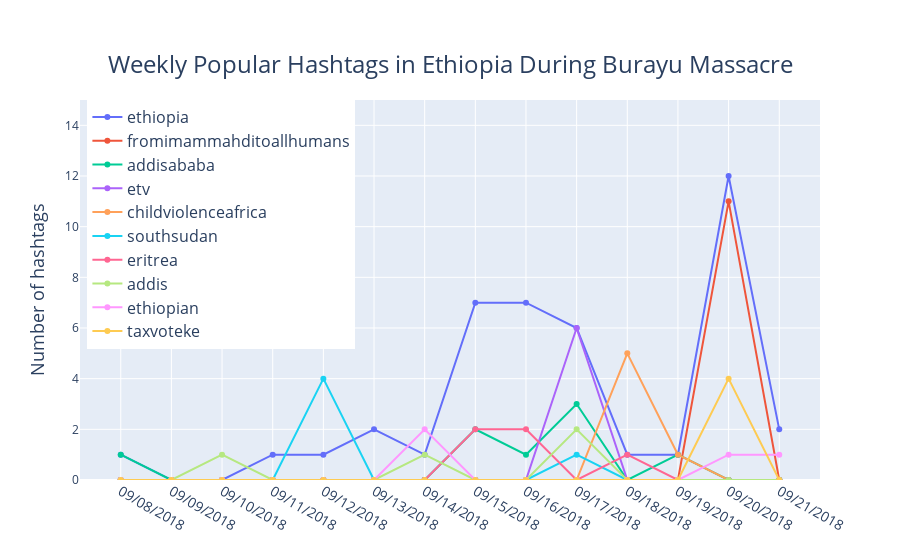

Source (notebook cell):
### Code cell
plot_weekly_popular_hashtags('ET','09/15/2018',True,title="Weekly Popular Hashtags in Ethiopia During Burayu Massacre")

### Figure 1 — Plotly figure (JSON) as saved in the notebook; plotly's stock layout.template omitted (floating-point values rounded to 4 significant figures)
{"data": [{"name": "ethiopia", "type": "scatter", "x": ["09/08/2018", "09/09/2018", "09/10/2018", "09/11/2018", "09/12/2018", "09/13/2018", "09/14/2018", "09/15/2018", "09/16/2018", "09/17/2018", "09/18/2018", "09/19/2018", "09/20/2018", "09/21/2018"], "y": [1, 0, 0, 1, 1, 2, 1, 7, 7, 6, 1, 1, 12, 2]}, {"name": "fromimammahditoallhumans", "type": "scatter", "x": ["09/08/2018", "09/09/2018", "09/10/2018", "09/11/2018", "09/12/2018", "09/13/2018", "09/14/2018", "09/15/2018", "09/16/2018", "09/17/2018", "09/18/2018", "09/19/2018", "09/20/2018", "09/21/2018"], "y": [0, 0, 0, 0, 0, 0, 0, 0, 0, 0, 0, 0, 11, 0]}, {"name": "addisababa", "type": "scatter", "x": ["09/08/2018", "09/09/2018", "09/10/2018", "09/11/2018", "09/12/2018", "09/13/2018", "09/14/2018", "09/15/2018", "09/16/2018", "09/17/2018", "09/18/2018", "09/19/2018", "09/20/2018", "09/21/2018"], "y": [1, 0, 0, 0, 0, 0, 0, 2, 1, 3, 0, 1, 0, 0]}, {"name": "etv", "type": "scatter", "x": ["09/08/2018", "09/09/2018", "09/10/2018", "09/11/2018", "09/12/2018", "09/13/2018", "09/14/2018", "09/15/2018", "09/16/2018", "09/17/2018", "09/18/2018", "09/19/2018", "09/20/2018", "09/21/2018"], "y": [0, 0, 0, 0, 0, 0, 0, 0, 0, 6, 0, 0, 0, 0]}, {"name": "childviolenceafrica", "type": "scatter", "x": ["09/08/2018", "09/09/2018", "09/10/2018", "09/11/2018", "09/12/2018", "09/13/2018", "09/14/2018", "09/15/2018", "09/16/2018", "09/17/2018", "09/18/2018", "09/19/2018", "09/20/2018", "09/21/2018"], "y": [0, 0, 0, 0, 0, 0, 0, 0, 0, 0, 5, 1, 0, 0]}, {"name": "southsudan", "type": "scatter", "x": ["09/08/2018", "09/09/2018", "09/10/2018", "09/11/2018", "09/12/2018", "09/13/2018", "09/14/2018", "09/15/2018", "09/16/2018", "09/17/2018", "09/18/2018", "09/19/2018", "09/20/2018", "09/21/2018"], "y": [0, 0, 0, 0, 4, 0, 0, 0, 0, 1, 0, 0, 0, 0]}, {"name": "eritrea", "type": "scatter", "x": ["09/08/2018", "09/09/2018", "09/10/2018", "09/11/2018", "09/12/2018", "09/13/2018", "09/14/2018", "09/15/2018", "09/16/2018", "09/17/2018", "09/18/2018", "09/19/2018", "09/20/2018", "09/21/2018"], "y": [0, 0, 0, 0, 0, 0, 0, 2, 2, 0, 1, 0, 0, 0]}, {"name": "addis", "type": "scatter", "x": ["09/08/2018", "09/09/2018", "09/10/2018", "09/11/2018", "09/12/2018", "09/13/2018", "09/14/2018", "09/15/2018", "09/16/2018", "09/17/2018", "09/18/2018", "09/19/2018", "09/20/2018", "09/21/2018"], "y": [0, 0, 1, 0, 0, 0, 1, 0, 0, 2, 0, 0, 0, 0]}, {"name": "ethiopian", "type": "scatter", "x": ["09/08/2018", "09/09/2018", "09/10/2018", "09/11/2018", "09/12/2018", "09/13/2018", "09/14/2018", "09/15/2018", "09/16/2018", "09/17/2018", "09/18/2018", "09/19/2018", "09/20/2018", "09/21/2018"], "y": [0, 0, 0, 0, 0, 0, 2, 0, 0, 0, 0, 0, 1, 1]}, {"name": "taxvoteke", "type": "scatter", "x": ["09/08/2018", "09/09/2018", "09/10/2018", "09/11/2018", "09/12/2018", "09/13/2018", "09/14/2018", "09/15/2018", "09/16/2018", "09/17/2018", "09/18/2018", "09/19/2018", "09/20/2018", "09/21/2018"], "y": [0, 0, 0, 0, 0, 0, 0, 0, 0, 0, 0, 0, 4, 0]}], "layout": {"legend": {"font": {"size": 16}, "x": 0.01, "xanchor": "left"}, "title": {"font": {"size": 24}, "text": "Weekly Popular Hashtags in Ethiopia During Burayu Massacre", "x": 0.5, "xanchor": "center", "xref": "paper", "y": 0.9, "yanchor": "top"}, "xaxis": {"tickfont": {"size": 14}}, "yaxis": {"range": [0, 15], "title": {"font": {"size": 18}, "text": "Number of hashtags"}}}}
